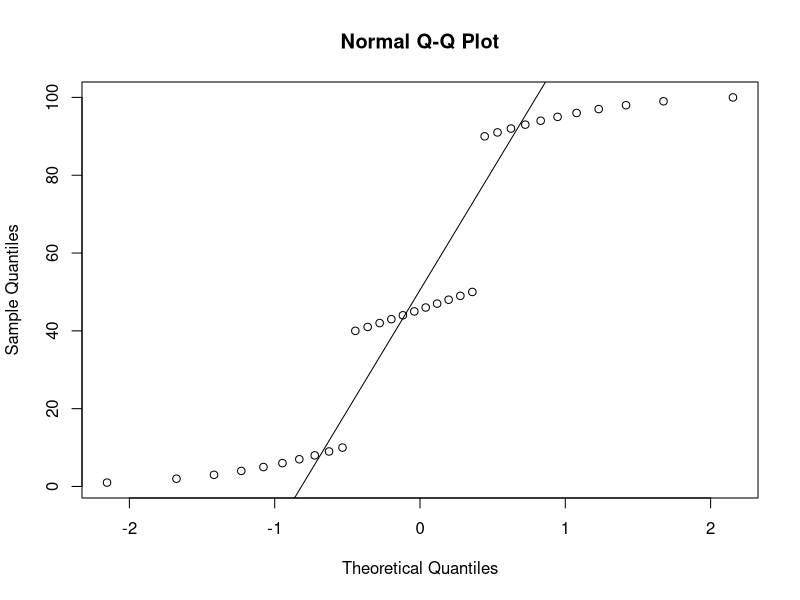
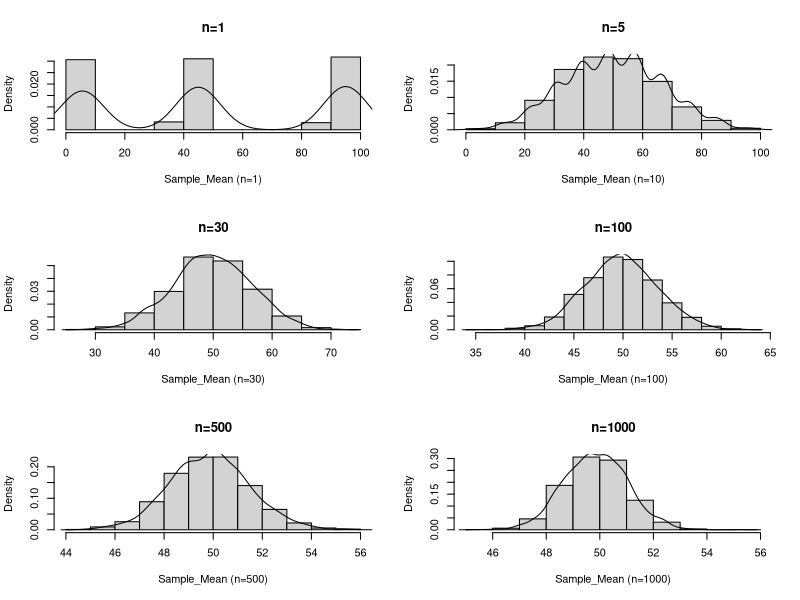

Write R code to recreate these figures, in order.
# ------------------------------------------------------------------------
# 모집단 데이터 - 정규성
# ------------------------------------------------------------------------
population=c(1:10,40:50,90:100)
qqnorm(population)
qqline(population)

# ------------------------------------------------------------------------
# 표본 3000개, 표본 원소 갯수 1 ~ 1000개
# ------------------------------------------------------------------------
par(mfrow = c(3, 2))

Sample_Mean=numeric()

# 표본 크기 1개, 3000개 생성 및 평균값 저장 =================================
for(i in 1:3000) 
    Sample_Mean[i]=mean(sample(population,1,replace=TRUE))

# 시각화
hist(Sample_Mean,freq=FALSE,main="n=1",xlab="Sample_Mean (n=1)")
lines(density(Sample_Mean))


# 표본 크기 5개, 3000개 생성 및 평균값 저장 =================================
Sample_Mean=numeric()

for(i in 1:3000) Sample_Mean[i]=mean(sample(population,5,replace=TRUE))

hist(Sample_Mean,freq=FALSE,main="n=5",xlab="Sample_Mean (n=10)")

lines(density(Sample_Mean))


# 표본 크기 10개, 3000개 생성 및 평균값 저장 =================================
Sample_Mean=numeric()

for(i in 1:3000) Sample_Mean[i]=mean(sample(population,30,replace=TRUE))

hist(Sample_Mean,freq=FALSE,main="n=30",xlab="Sample_Mean (n=30)")

lines(density(Sample_Mean))


# 표본 크기 100개, 3000개 생성 및 평균값 저장 =================================
Sample_Mean=numeric()

for(i in 1:3000) Sample_Mean[i]=mean(sample(population,100,replace=TRUE))

hist(Sample_Mean,freq=FALSE,main="n=100",xlab="Sample_Mean (n=100)")

lines(density(Sample_Mean))


# 표본 크기 500개, 3000개 생성 및 평균값 저장 =================================
Sample_Mean=numeric()

for(i in 1:3000) Sample_Mean[i]=mean(sample(population,500,replace=TRUE))

hist(Sample_Mean,freq=FALSE,main="n=500",xlab="Sample_Mean (n=500)")

lines(density(Sample_Mean))


# 표본 크기 1000개, 3000개 생성 및 평균값 저장 =================================
Sample_Mean=numeric()

for(i in 1:3000) Sample_Mean[i]=mean(sample(population,1000,replace=TRUE))

hist(Sample_Mean,freq=FALSE,main="n=1000",xlab="Sample_Mean (n=1000)")

lines(density(Sample_Mean))